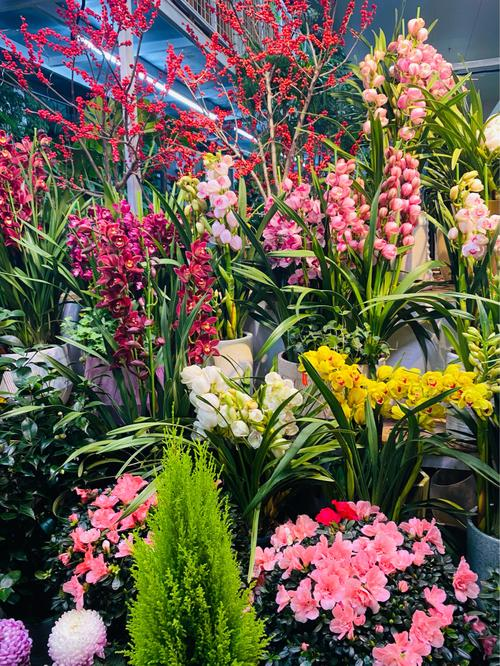
#> input picture 05_鲜花图像爬取/鲜花/10.jpg, 500 x 666 px, given in place of 1.jpg, which was not available
$ python main.py
#> lines starting #> are read from the running program, lines starting #| are printed output that depends on the picture
# 对上一个实验爬取的图片进行处理
import cv2
import numpy as np

OUTPUT_DIR = 'output'


# 缩放
def resize_image(width, height, image):
    return cv2.resize(image, (width, height))


# 灰度图
def rgb2gray(image):
    return cv2.cvtColor(image, cv2.COLOR_BGR2GRAY)


# 将图片的值标准化 (x-x_mean)/x_std
def normalize_image(image):
    return cv2.normalize(image, None, 0, 255, cv2.NORM_MINMAX)


# 图片增强 gamma变换
def gamma_transform(image, gamma):
    invGamma = 1.0 / gamma
    table = []
    for i in range(256):
        table.append(((i / 255.0) ** invGamma) * 255)
    table = np.array(table).astype("uint8")
    return cv2.LUT(image, table)


# 变换图片的对比度和亮度
def contrast_brightness_image(image, alpha, beta):
    blank = np.zeros(image.shape, image.dtype)
    return cv2.addWeighted(image, alpha, blank, 1 - alpha, beta)


# 图片转向量
def image2vector(image):
    # 拿到形状
    shape = image.shape
    # 转换成一维向量
    return image.reshape(shape[0] * shape[1] * shape[2])


if __name__ == '__main__':
    # 读取图片
    image = cv2.imread('../05_鲜花图像爬取/鲜花/1.jpg')
#> image is the input picture: shape (666, 500, 3); mean B, G, R 76.5, 94.6, 106.2
    # 合成一个print
    print("选择需要测试的功能：\n1. 图片缩放\n2. 灰度图\n3. 图片标准化\n4. gamma变换\n5. 对比度和亮度变换\n6. 图片转向量\n7. 退出")

    while True:
        choice = input("请输入你的选择：")
#> the answer given: 1
        if choice == '1':
            width = int(input("请输入缩放后的宽度："))
#> the answer given: 100
            height = int(input("请输入缩放后的高度："))
#> the answer given: 100
#> in resize_image, `return cv2.resize(image, (width, height))`:
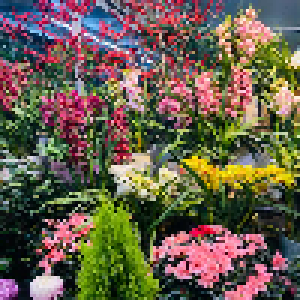
#> returned value: shape (100, 100, 3) (shown 3 times larger); mean of channels 0, 1, 2 76.3, 94.3, 105.7; drawn as B, G, R
#> the answer given: 1
#> the answer given: 100
#> the answer given: 100
#> (the run stopped early here; a loop or call above may not have finished)

$ run again, on 05_鲜花图像爬取/鲜花/100.jpg
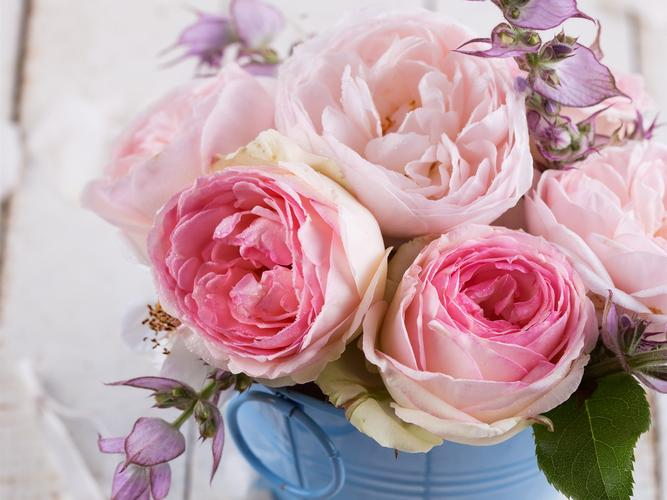
#> input picture 05_鲜花图像爬取/鲜花/100.jpg, 667 x 500 px, given in place of 1.jpg, which was not available
#> image is the input picture: shape (500, 667, 3); mean B, G, R 168.2, 161.3, 191.5
#> in resize_image, `return cv2.resize(image, (width, height))`:
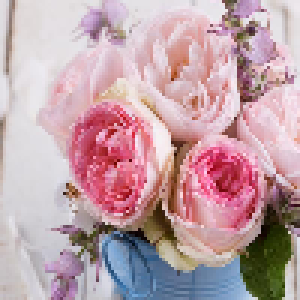
#> returned value: shape (100, 100, 3) (shown 3 times larger); mean of channels 0, 1, 2 168.3, 161.4, 191.7; drawn as B, G, R
